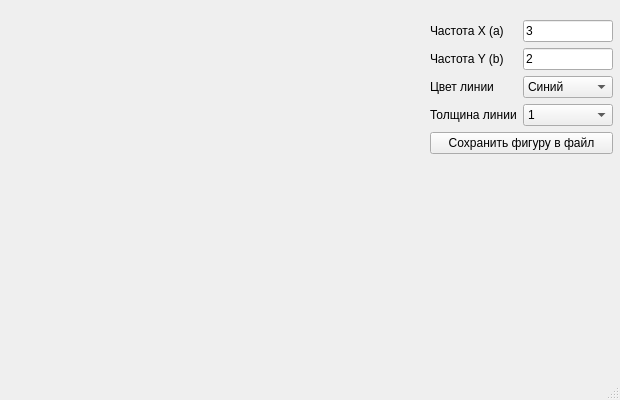
<?xml version="1.0" encoding="UTF-8"?>
<ui version="4.0">
 <class>MainWindow</class>
 <widget class="QMainWindow" name="MainWindow">
  <property name="geometry">
   <rect>
    <x>0</x>
    <y>0</y>
    <width>620</width>
    <height>400</height>
   </rect>
  </property>
  <property name="windowTitle">
   <string>MainWindow</string>
  </property>
  <widget class="QWidget" name="centralwidget">
   <widget class="QWidget" name="layoutWidget">
    <property name="geometry">
     <rect>
      <x>430</x>
      <y>20</y>
      <width>183</width>
      <height>151</height>
     </rect>
    </property>
    <layout class="QFormLayout" name="formLayout">
     <item row="0" column="0">
      <widget class="QLabel" name="label">
       <property name="text">
        <string>Частота X (a)</string>
       </property>
      </widget>
     </item>
     <item row="0" column="1">
      <widget class="QLineEdit" name="freq_y_lineedit">
       <property name="text">
        <string>3</string>
       </property>
      </widget>
     </item>
     <item row="1" column="0">
      <widget class="QLabel" name="label_2">
       <property name="text">
        <string>Частота Y (b)</string>
       </property>
      </widget>
     </item>
     <item row="1" column="1">
      <widget class="QLineEdit" name="freq_x_lineedit">
       <property name="text">
        <string>2</string>
       </property>
      </widget>
     </item>
     <item row="2" column="0">
      <widget class="QLabel" name="label_3">
       <property name="text">
        <string>Цвет линии</string>
       </property>
      </widget>
     </item>
     <item row="2" column="1">
      <widget class="QComboBox" name="color_combobox">
       <item>
        <property name="text">
         <string>Синий</string>
        </property>
       </item>
       <item>
        <property name="text">
         <string>Зелёный</string>
        </property>
       </item>
       <item>
        <property name="text">
         <string>Красный</string>
        </property>
       </item>
       <item>
        <property name="text">
         <string>Жёлтый</string>
        </property>
       </item>
      </widget>
     </item>
     <item row="3" column="0">
      <widget class="QLabel" name="label_4">
       <property name="text">
        <string>Толщина линии</string>
       </property>
      </widget>
     </item>
     <item row="3" column="1">
      <widget class="QComboBox" name="width_combobox">
       <item>
        <property name="text">
         <string>1</string>
        </property>
       </item>
       <item>
        <property name="text">
         <string>2</string>
        </property>
       </item>
       <item>
        <property name="text">
         <string>3</string>
        </property>
       </item>
       <item>
        <property name="text">
         <string>4</string>
        </property>
       </item>
      </widget>
     </item>
     <item row="4" column="0" colspan="2">
      <widget class="QPushButton" name="save_button">
       <property name="text">
        <string>Сохранить фигуру в файл</string>
       </property>
      </widget>
     </item>
    </layout>
   </widget>
  </widget>
  <widget class="QMenuBar" name="menubar">
   <property name="geometry">
    <rect>
     <x>0</x>
     <y>0</y>
     <width>620</width>
     <height>26</height>
    </rect>
   </property>
  </widget>
  <widget class="QStatusBar" name="statusbar"/>
 </widget>
 <resources/>
 <connections/>
</ui>
